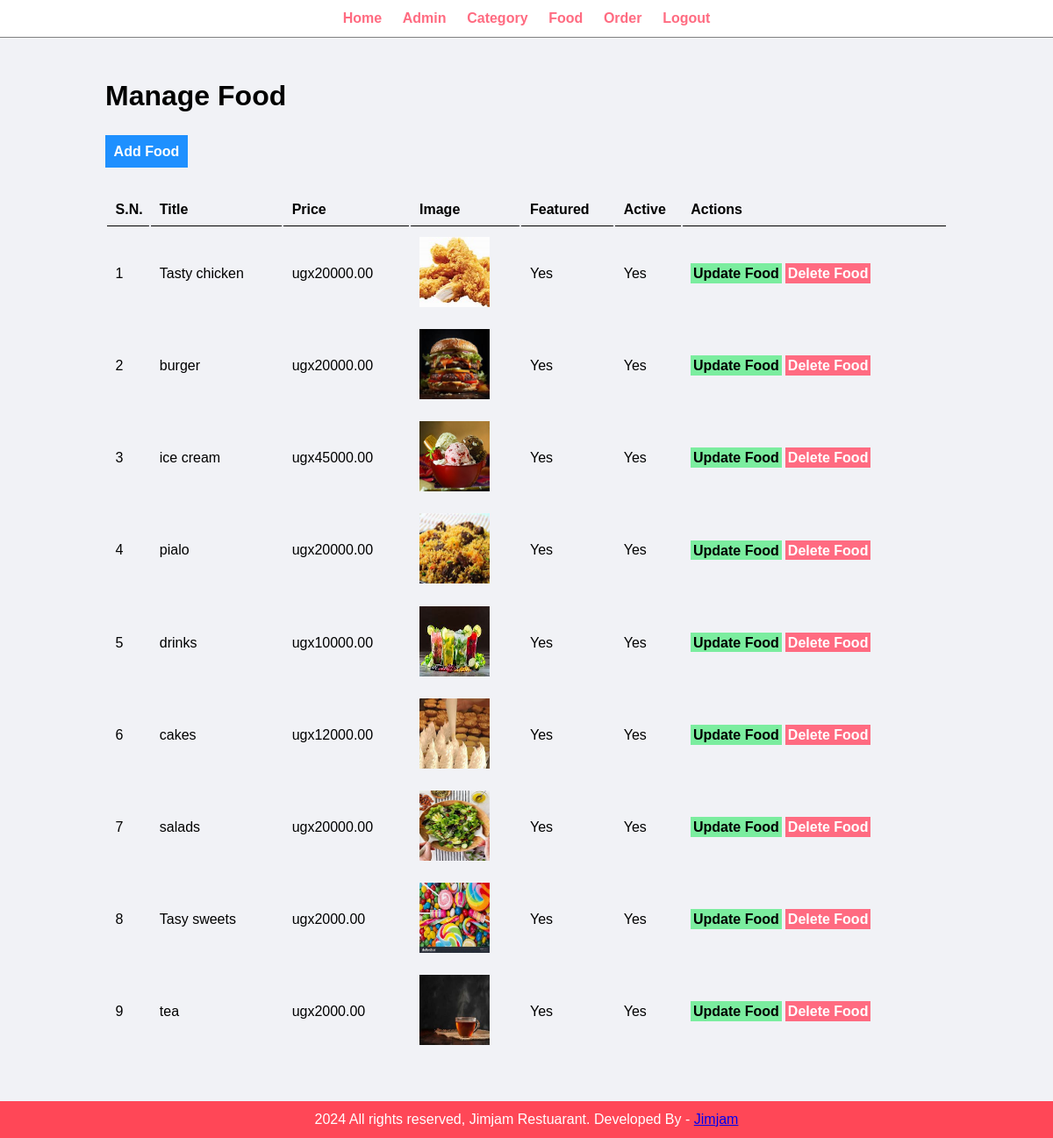
/admin/manage-food.php (signed in), run on the app's committed database.
### tables this page shows
CREATE TABLE `tbl_food` (
  `id` int(10) UNSIGNED NOT NULL,
  `title` varchar(100) NOT NULL,
  `description` text NOT NULL,
  `price` decimal(10,2) NOT NULL,
  `image_name` varchar(255) NOT NULL,
  `category_id` int(10) UNSIGNED NOT NULL,
  `featured` varchar(10) NOT NULL,
  `active` varchar(10) NOT NULL
);

### admin/manage-food.php (the view, shortened to what this page needs)
<?php include('partials/menu.php'); ?>
 <div class="main-content">
        <div class="wrapper">
            <h1>Manage Food</h1>
            <br /> <br />
            <a href="<?php echo SITEURL; ?>admin/add-food.php" class="btn-primary">Add Food</a>
            <br /> <br /> <br />
            <table class="tbl-full">
                <tr>
                    <th>S.N.</th>
                    <th>Title</th>
                    <th>Price</th>
                    <th>Image</th>
                    <th>Featured</th>
                    <th>Active</th>
                    <th>Actions</th>
                </tr>
                <?php
                    $sql="SELECT * FROM tbl_food";
                    $res =mysqli_query($conn,$sql);
                    $count =mysqli_num_rows($res);
                    $sn =1;
                    if ($count > 0)
                    {
                        while($row =mysqli_fetch_assoc($res))
                        {
                            $id=$row['id'];
                            $title=$row['title'];
                            $price=$row['price'];
                            $image_name=$row['image_name'];
                            $featured=$row['featured'];
                            $active=$row['active'];
                            ?>
                            <tr>
                                <td><?php echo $sn++; ?></td>
                                <td><?php echo $title; ?></td>
                                <td>ugx<?php echo $price; ?></td>
                                <td>
                                    <?php
                                        if($image_name =="")
                                        {
                                            echo "<div class='error'>Image Not Added.</div>";
                                        }
                                        else
                                        {
                                            ?>
                                            <img src="<?php echo SITEURL; ?>images/food/<?php echo $image_name; ?>" width="80px" height="80px">
                                            <?php
                                        }
                                    ?>
                                </td>
                                <td><?php echo $featured; ?></td>
                                <td><?php echo $active; ?></td>
                                <td>
                                    <a href="<?php echo SITEURL; ?>admin/update-food.php?id=<?php echo $id; ?>" class="btn-secondary">Update Food</a>
                                    <a href="<?php echo SITEURL; ?>admin/delete-food.php?id=<?php echo $id; ?>&image_name=<?php echo $image_name; ?>" class="btn-danger">Delete Food</a>
                                </td>
                            </tr>
                            <?PHP
                        }
                    }
                    else
                    {
                        echo "<tr> <td colspan='7' class='error'>There Is No Food Added Yet.</td> </tr>";
                    }
                ?>
            </table>
        </div>
     </div>
<?php include('partials/footer.php'); ?>

### css/admin.css (style rules this page uses)
* { margin: 0; padding: 0; font-family:Arial, Helvetica, sans-serif; }
.wrapper { padding: 1%; width: 80%; margin: 0 auto; }
.tbl-full { width: 100%; }
table tr th { border-bottom: 1px solid black; padding: 1%; text-align: left; }
table tr td { padding: 1%; }
.btn-primary { background-color: #1e90ff; padding: 1%; color: white; text-decoration: none; font-weight: bold; }
.btn-secondary { background-color: #7bed9f; padding: 1%; color: black; text-decoration: none; font-weight: bold; }
.btn-danger { background-color: #ff6b81; padding: 1%; color: white; text-decoration: none; font-weight: bold; }
.main-content { background-color: #f1f2f6; padding: 3% 0; }

### data on the page
tbl_food: title "Tasty chicken", price "20000.00", image_name (picture), featured "Yes", active "Yes"
tbl_food: title "burger", price "20000.00", image_name (picture), featured "Yes", active "Yes"
tbl_food: title "ice cream", price "45000.00", image_name (picture), featured "Yes", active "Yes"
tbl_food: title "pialo", price "20000.00", image_name (picture), featured "Yes", active "Yes"
tbl_food: title "drinks", price "10000.00", image_name (picture), featured "Yes", active "Yes"
tbl_food: title "cakes", price "12000.00", image_name (picture), featured "Yes", active "Yes"
tbl_food: title "salads", price "20000.00", image_name (picture), featured "Yes", active "Yes"
tbl_food: title "Tasy sweets", price "2000.00", image_name (picture), featured "Yes", active "Yes"
tbl_food: title "tea", price "2000.00", image_name (picture), featured "Yes", active "Yes"
